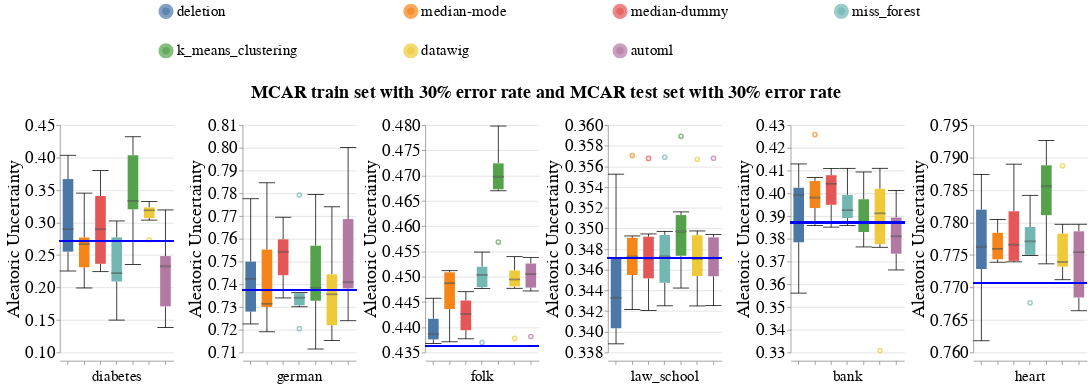

Here is the notebook cell this chart was saved with:
### Code cell
create_box_plots_for_diff_imputers_and_datasets(train_injection_scenario='MCAR3',
                                                test_injection_scenario='MCAR3',
                                                metric_name='aleatoric_uncertainty',
                                                db_client=db_client)

### Figure 1 — Vega-Lite specification as saved in the notebook (floating-point values rounded to 4 significant figures; data arrays with more than 128 entries replaced by an {"elided": "..."} marker saying what was removed)
{"config": {"view": {"continuousWidth": 400, "continuousHeight": 300, "stroke": null}, "axis": {"labelFontSize": 22, "labelFontWeight": "normal", "titleFontSize": 24, "titleFontWeight": "normal"}, "facet": {"spacing": 5}, "header": {"labelFontSize": 20, "labelOrient": "bottom", "labelPadding": 5, "titleFontSize": 24}, "legend": {"columns": 4, "direction": "horizontal", "labelFontSize": 20, "labelLimit": 400, "orient": "top", "symbolOffset": 130, "symbolStrokeWidth": 10, "titleAnchor": "middle", "titleFontSize": 22, "titleLimit": 300}, "title": {"fontSize": 24}}, "data": {"name": "data-4861951a5838b87767158a6b94e7d4d1"}, "facet": {"column": {"field": "Dataset_Name", "sort": ["diabetes", "german", "folk", "law_school", "bank", "heart"], "title": "MCAR train set with 30% error rate and MCAR test set with 30% error rate", "type": "nominal"}}, "spec": {"layer": [{"mark": {"type": "boxplot", "median": {"stroke": "black", "strokeWidth": 0.7}, "ticks": true}, "encoding": {"color": {"field": "Null_Imputer_Name", "sort": ["deletion", "median-mode", "median-dummy", "miss_forest", "k_means_clustering", "datawig", "automl", "boost_clean"], "title": null, "type": "nominal"}, "x": {"axis": {"labels": false}, "field": "Null_Imputer_Name", "sort": ["deletion", "median-mode", "median-dummy", "miss_forest", "k_means_clustering", "datawig", "automl", "boost_clean"], "title": null, "type": "nominal"}, "y": {"field": "Metric_Value", "scale": {"zero": false}, "title": "Aleatoric Uncertainty", "type": "quantitative"}}}, {"mark": "rule", "encoding": {"color": {"value": "blue"}, "size": {"value": 2}, "y": {"field": "Baseline_Median", "type": "quantitative"}}}], "width": 150}, "resolve": {"scale": {"y": "independent"}}, "$schema": "https://vega.github.io/schema/vega-lite/v4.17.0.json", "datasets": {"data-4861951a5838b87767158a6b94e7d4d1": {"elided": "252 records"}}}
